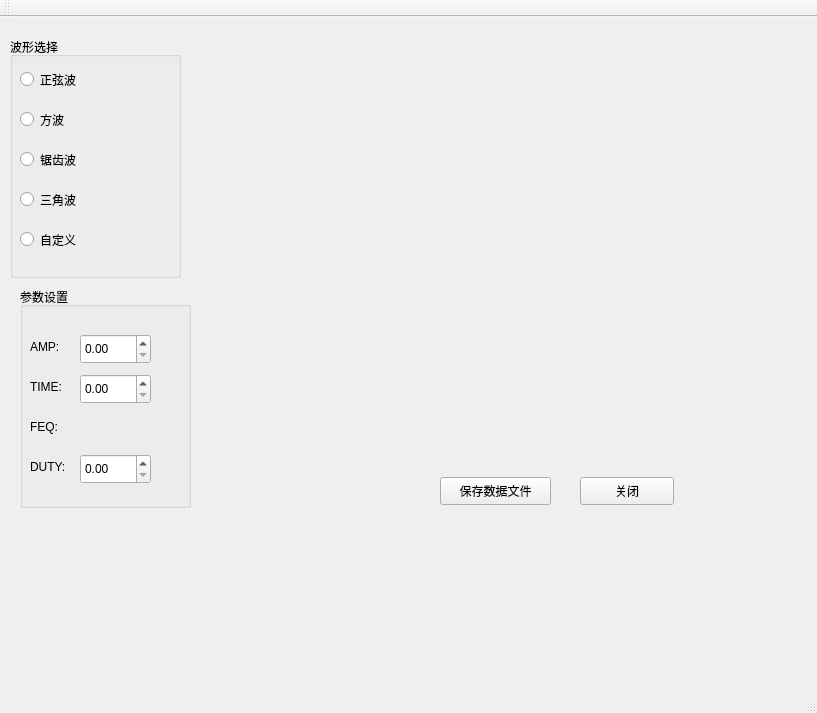
<?xml version="1.0" encoding="UTF-8"?>
<ui version="4.0">
 <class>MWGenWData</class>
 <widget class="QMainWindow" name="MWGenWData">
  <property name="geometry">
   <rect>
    <x>0</x>
    <y>0</y>
    <width>817</width>
    <height>713</height>
   </rect>
  </property>
  <property name="windowTitle">
   <string>MWGenWData</string>
  </property>
  <widget class="QWidget" name="centralWidget">
   <widget class="QGroupBox" name="gbWave">
    <property name="geometry">
     <rect>
      <x>10</x>
      <y>20</y>
      <width>171</width>
      <height>241</height>
     </rect>
    </property>
    <property name="minimumSize">
     <size>
      <width>141</width>
      <height>0</height>
     </size>
    </property>
    <property name="styleSheet">
     <string notr="true"/>
    </property>
    <property name="title">
     <string>波形选择</string>
    </property>
    <widget class="QRadioButton" name="rbSin">
     <property name="geometry">
      <rect>
       <x>10</x>
       <y>30</y>
       <width>113</width>
       <height>25</height>
      </rect>
     </property>
     <property name="text">
      <string>正弦波</string>
     </property>
    </widget>
    <widget class="QRadioButton" name="rbSquare">
     <property name="geometry">
      <rect>
       <x>10</x>
       <y>70</y>
       <width>113</width>
       <height>25</height>
      </rect>
     </property>
     <property name="text">
      <string>方波</string>
     </property>
    </widget>
    <widget class="QRadioButton" name="rbSaw">
     <property name="geometry">
      <rect>
       <x>10</x>
       <y>110</y>
       <width>113</width>
       <height>25</height>
      </rect>
     </property>
     <property name="text">
      <string>锯齿波</string>
     </property>
    </widget>
    <widget class="QRadioButton" name="rbTri">
     <property name="geometry">
      <rect>
       <x>10</x>
       <y>150</y>
       <width>113</width>
       <height>25</height>
      </rect>
     </property>
     <property name="text">
      <string>三角波</string>
     </property>
    </widget>
    <widget class="QRadioButton" name="rbCus">
     <property name="geometry">
      <rect>
       <x>10</x>
       <y>190</y>
       <width>113</width>
       <height>25</height>
      </rect>
     </property>
     <property name="text">
      <string>自定义</string>
     </property>
    </widget>
   </widget>
   <widget class="QwtPlot" name="qwtPlot">
    <property name="geometry">
     <rect>
      <x>200</x>
      <y>20</y>
      <width>571</width>
      <height>421</height>
     </rect>
    </property>
   </widget>
   <widget class="QGroupBox" name="gbPara">
    <property name="geometry">
     <rect>
      <x>20</x>
      <y>270</y>
      <width>171</width>
      <height>221</height>
     </rect>
    </property>
    <property name="styleSheet">
     <string notr="true"/>
    </property>
    <property name="title">
     <string>参数设置</string>
    </property>
    <widget class="QLabel" name="lbFEQ">
     <property name="geometry">
      <rect>
       <x>10</x>
       <y>130</y>
       <width>40</width>
       <height>20</height>
      </rect>
     </property>
     <property name="text">
      <string>FEQ:</string>
     </property>
    </widget>
    <widget class="QDoubleSpinBox" name="sbAMP">
     <property name="geometry">
      <rect>
       <x>60</x>
       <y>47</y>
       <width>71</width>
       <height>30</height>
      </rect>
     </property>
    </widget>
    <widget class="QLabel" name="lbAMP">
     <property name="geometry">
      <rect>
       <x>10</x>
       <y>50</y>
       <width>40</width>
       <height>20</height>
      </rect>
     </property>
     <property name="text">
      <string>AMP:</string>
     </property>
    </widget>
    <widget class="QLabel" name="lbDUTY">
     <property name="geometry">
      <rect>
       <x>10</x>
       <y>170</y>
       <width>40</width>
       <height>20</height>
      </rect>
     </property>
     <property name="text">
      <string>DUTY:</string>
     </property>
    </widget>
    <widget class="QDoubleSpinBox" name="sbDUTY">
     <property name="geometry">
      <rect>
       <x>60</x>
       <y>167</y>
       <width>71</width>
       <height>30</height>
      </rect>
     </property>
    </widget>
    <widget class="QLabel" name="lbTIME">
     <property name="geometry">
      <rect>
       <x>10</x>
       <y>90</y>
       <width>40</width>
       <height>20</height>
      </rect>
     </property>
     <property name="text">
      <string>TIME:</string>
     </property>
    </widget>
    <widget class="QDoubleSpinBox" name="sbTIME">
     <property name="geometry">
      <rect>
       <x>60</x>
       <y>87</y>
       <width>71</width>
       <height>30</height>
      </rect>
     </property>
    </widget>
   </widget>
   <widget class="QPushButton" name="btnGenWData">
    <property name="geometry">
     <rect>
      <x>440</x>
      <y>460</y>
      <width>111</width>
      <height>28</height>
     </rect>
    </property>
    <property name="text">
     <string>保存数据文件</string>
    </property>
   </widget>
   <widget class="QPushButton" name="btnClose">
    <property name="geometry">
     <rect>
      <x>580</x>
      <y>460</y>
      <width>94</width>
      <height>28</height>
     </rect>
    </property>
    <property name="text">
     <string>关闭</string>
    </property>
   </widget>
   <zorder>gbPara</zorder>
   <zorder>gbWave</zorder>
   <zorder>qwtPlot</zorder>
   <zorder>btnGenWData</zorder>
   <zorder>btnClose</zorder>
   <zorder>lbAMP</zorder>
   <zorder>lbTIME</zorder>
   <zorder>sbAMP</zorder>
   <zorder>sbTIME</zorder>
   <zorder>lbFEQ</zorder>
   <zorder>lbDUTY</zorder>
   <zorder>sbDUTY</zorder>
  </widget>
  <widget class="QMenuBar" name="menuBar">
   <property name="geometry">
    <rect>
     <x>0</x>
     <y>0</y>
     <width>817</width>
     <height>28</height>
    </rect>
   </property>
  </widget>
  <widget class="QToolBar" name="mainToolBar">
   <attribute name="toolBarArea">
    <enum>TopToolBarArea</enum>
   </attribute>
   <attribute name="toolBarBreak">
    <bool>false</bool>
   </attribute>
  </widget>
  <widget class="QStatusBar" name="statusBar"/>
 </widget>
 <layoutdefault spacing="6" margin="11"/>
 <customwidgets>
  <customwidget>
   <class>QwtPlot</class>
   <extends>QFrame</extends>
   <header>qwt_plot.h</header>
  </customwidget>
 </customwidgets>
 <resources/>
 <connections/>
</ui>
